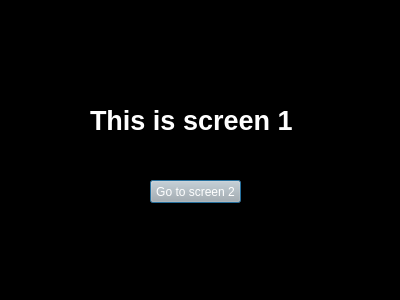
<?xml version="1.0" encoding="UTF-8"?>
<ui version="4.0">
 <class>Dialog</class>
 <widget class="QDialog" name="Dialog">
  <property name="geometry">
   <rect>
    <x>0</x>
    <y>0</y>
    <width>400</width>
    <height>300</height>
   </rect>
  </property>
  <property name="windowTitle">
   <string>Dialog</string>
  </property>
  <property name="styleSheet">
   <string notr="true">background-color: rgb(0, 0, 0);</string>
  </property>
  <widget class="QPushButton" name="button_1">
   <property name="geometry">
    <rect>
     <x>150</x>
     <y>180</y>
     <width>91</width>
     <height>23</height>
    </rect>
   </property>
   <property name="styleSheet">
    <string notr="true">color: rgb(255, 255, 255);
background-color: rgb(179, 179, 179);</string>
   </property>
   <property name="text">
    <string>Go to screen 2</string>
   </property>
  </widget>
  <widget class="QLabel" name="label">
   <property name="geometry">
    <rect>
     <x>90</x>
     <y>90</y>
     <width>231</width>
     <height>61</height>
    </rect>
   </property>
   <property name="styleSheet">
    <string notr="true">font-size: 20pt;
color: white;
font-weight: bold;</string>
   </property>
   <property name="text">
    <string>This is screen 1</string>
   </property>
  </widget>
 </widget>
 <resources/>
 <connections/>
</ui>
